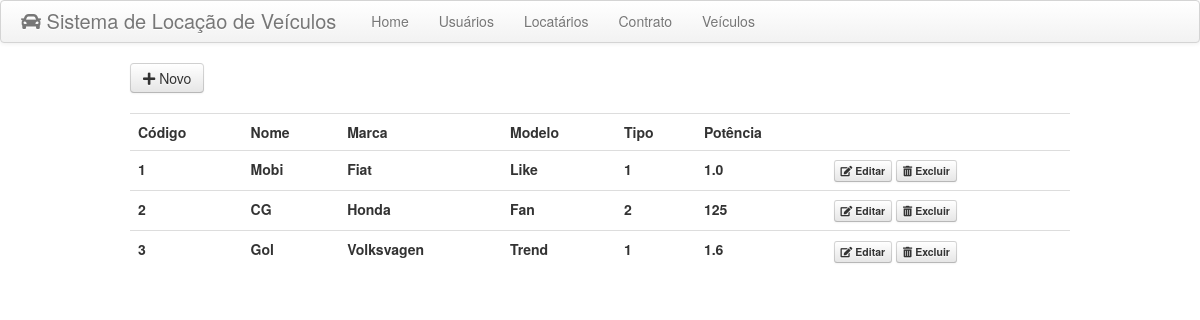
Page /view/veiculos.php on the committed database.
### tables this page shows
CREATE TABLE `veiculo` (
  `id` int(11) NOT NULL,
  `nome` varchar(50) NOT NULL,
  `marca` varchar(50) NOT NULL,
  `modelo` varchar(50) NOT NULL,
  `tipo` varchar(1) NOT NULL,
  `potencia` varchar(10) NOT NULL
);

### model/Veiculo.php (called while the page is built, shortened)
<?php
    class Veiculo {
        public function obtemVeiculos(){
            $conexao = new Conexao();
            $con = $conexao->getConexao();
            $veiculos = $con->query("select id, nome, marca, modelo, tipo, potencia from veiculo");
            return $veiculos;
        }
    }
?>

### view/veiculos.php (the view, shortened to what this page needs)
<!DOCTYPE html>
<html>
    <head>
        <link href="../bootstrap/css/bootstrap.min.css" rel="stylesheet" media="screen">
        <link rel="stylesheet" href="https://use.fontawesome.com/releases/v5.7.1/css/all.css">
    </head>
    <body>
    <div class="navbar">
        <div class="navbar-inner">
                <a class="brand" href="#"><i class="fas fa-car"></i> Sistema de Locação de Veículos</a>
                <ul class="nav">
                <li><a href="../index.php">Home</a></li>
                <li><a href=usuarios.php>Usuários</a></li>
                <li><a href=locatarios.php>Locatários</a></li>
                <li><a href=contratos.php>Contrato</a></li>
                <li><a href=veiculos.php>Veículos</a></li>
                </ul>
            </div>
        </div>
        <div class="container">
            <a class="btn" href="novo/veiculo.php"><i class="fas fa-plus"></i> Novo</a><br><br>
            <table class="table table-hover">
                <tr>
                    <th>Código</th>
                    <th>Nome</th>
                    <th>Marca</th>
                    <th>Modelo</th>
                    <th>Tipo</th>
                    <th>Potência</th>
                    <th></th>
                </tr>
            <?php
                require_once("../model/Veiculo.php");
                $veiculo = new Veiculo();
                $veiculos = $veiculo->obtemVeiculos();
                if ($veiculos){
                    foreach($veiculos as $v)
                        echo "<tr>"
                            . '<th>' . $v['id'] . '</th>'
                            . '<th>' . $v['nome'] . '</th>'
                            . '<th>' . $v['marca'] . '</th>'
                            . '<th>' . $v['modelo'] . '</th>'
                            . '<th>' . $v['tipo'] . '</th>'
                            . '<th>' . $v['potencia'] . '</th>'
                            . '<th>' .
                                '<a class="btn btn-mini" href="../controller/obter/obtemVeiculo.php?id=' . $v['id'] . '"><i class="fas fa-edit"></i> Editar</a>' . ' ' .
                                '<a class="btn btn-mini" href="../controller/excluir/excluiVeiculo.php?id=' . $v['id'] . '"><i class="fas fa-trash-alt"></i> Excluir</a>'
                            . '</th>'
                            . "</tr>";
                    echo "</table>";
                }
            ?>
        </div>
    </body>
</html>

### rows in the picture
veiculo: id "1", nome "Mobi", marca "Fiat", modelo "Like", tipo "1", potencia "1.0"
veiculo: id "2", nome "CG", marca "Honda", modelo "Fan", tipo "2", potencia "125"
veiculo: id "3", nome "Gol", marca "Volksvagen", modelo "Trend", tipo "1", potencia "1.6"
